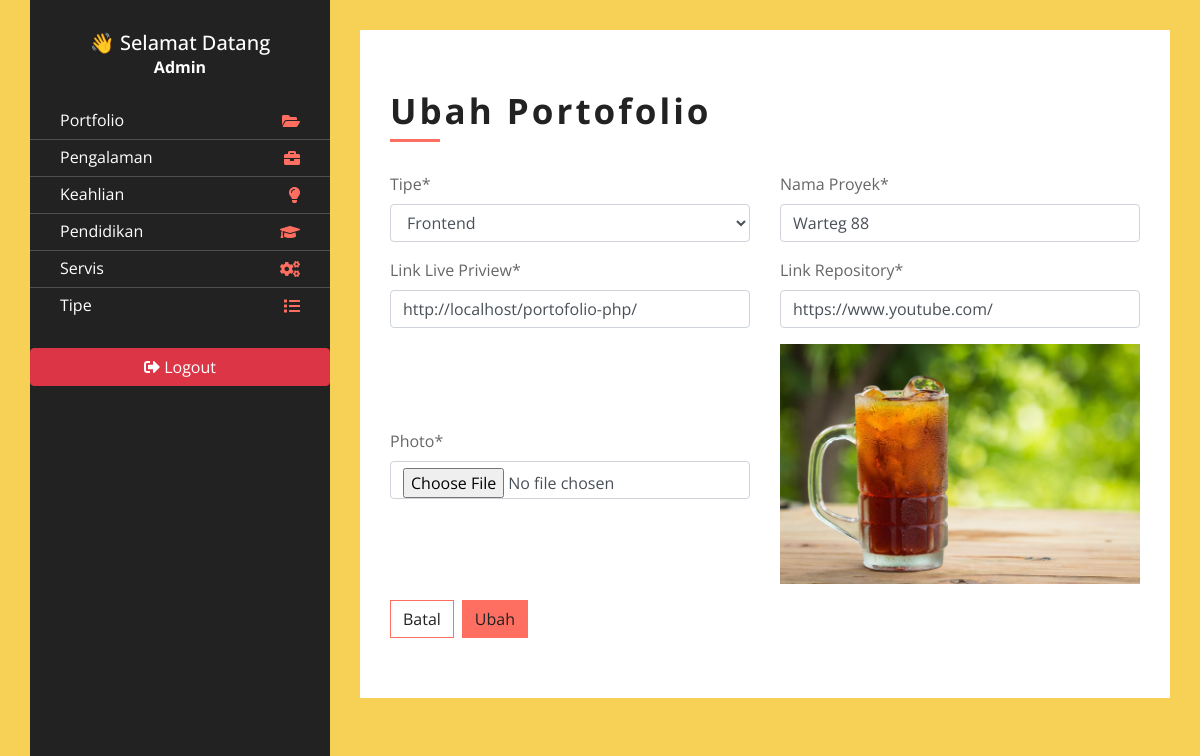
The app's page /admin/index.php?page=add-edit_porto&id=5 (signed in) with its own data.
### tables this page shows
CREATE TABLE `projects` (
  `id` int(11) NOT NULL,
  `id_type` int(11) NOT NULL,
  `project_name` varchar(50) NOT NULL,
  `link_preview` varchar(100) NOT NULL,
  `link_repository` varchar(100) NOT NULL,
  `photo` varchar(150) NOT NULL
);

CREATE TABLE `types` (
  `id` int(11) NOT NULL,
  `type_name` varchar(50) NOT NULL
);

### admin/content/add-edit_porto.php (the view, shortened to what this page needs)
<?php
  if (isset($_GET['id'])) {
    $id = $_GET['id'];
    $query = mysqli_query($conn, "SELECT * FROM projects WHERE id = $id");
    $row = mysqli_fetch_assoc($query);
  }
  $queryD = mysqli_query($conn, "SELECT * FROM types
  ORDER BY type_name ASC
    ");
  $rowsD = mysqli_fetch_all($queryD, MYSQLI_ASSOC);
?>
<div class="about">
  <div class="content-inner">
    <div class="content-header d-flex justify-content-between">
        <h2><?= isset($_GET['id'])? 'Ubah':'Tambah' ?> Portofolio</h2>
    </div>
    <form action="" method="POST" enctype="multipart/form-data">
      <div class="row align-items-center">
          <div class="form-group col-md-6">
            <label for="type_name">Tipe*</label>
            <select class="form-control" name="id_type">
                <?php foreach ($rowsD as $rowD) : ?>
                    <option value="<?= $rowD['id'] ?>" <?= isset($_GET['id']) && $row['id_type'] == $rowD['id'] ? 'selected' : '' ?>>
                    <?= $rowD['type_name'] ?>
                    </option>
                <?php endforeach; ?>
            </select>
          </div>
          <div class="form-group col-md-6">
            <label for="project_name">Nama Proyek*</label>
            <input type="text" class="form-control"
                name="project_name"
                value="<?php echo isset($_GET['id']) ? $row['project_name'] : '' ?>"
                >
          </div>
          <div class="form-group col-md-6">
            <label for="link_preview">Link Live Priview*</label>
            <input type="text" class="form-control"
                name="link_preview"
                value="<?php echo isset($_GET['id']) ? $row['link_preview'] : '' ?>"
                >
          </div>
          <div class="form-group col-md-6">
            <label for="link_repository">Link Repository*</label>
            <input type="text" class="form-control"
                name="link_repository"
                value="<?php echo isset($_GET['id']) ? $row['link_repository'] : '' ?>"
                >
          </div>
          <div class="form-group col-md-6">
            <label for="photo">Photo*</label>
            <input type="file" class="form-control" name="photo">
          </div>
          <div class="form-group col-md-6">
            <?php if (isset($_GET['id'])) : ?>
              <img src="assets/uploads/<?= $row['photo'] ?>" alt="photo" width="100">
            <?php endif; ?>
          </div>
      </div>
      <div class="d-flex">
          <a href="?page=porto" style="background-color:white; border: 1px solid #FF6F61" class="btn  mr-2">Batal</a>
          <?php if(isset($_GET['id'])) :?>
              <button type="submit" class="btn " name="edit">Ubah</button>
          <?php else :?>
              <button type="submit" class="btn " name="tambah">Tambah</button>
          <?php endif; ?>
        </div>
    </form>
  </div>
</div>

### css/style.css (style rules this page uses)
body { color: #666666; background: #f6d155; font-family: 'Open Sans', sans-serif; }
a { color: #222222; transition: all 0.3s; }
.content-header { position: relative; width: 100%; margin-bottom: 30px; padding-bottom: 10px; }
.content-header h2 { color: #222222; font-size: 35px; font-weight: 700; letter-spacing: 3px; margin: 0; }
.content-header::after { content: ''; position: absolute; display: block; width: 50px; height: 3px; bottom: 0; left: 0; background: #ff6f61; }
.about { position: relative; padding: 60px 30px; background: #ffffff; border-bottom: 30px solid #f6d155; }
.about img { width: 100%; height: auto; }
.about .btn { border-radius: 0; color: #222222; background: #ff6f61; transition: all 0.3s; }

### records on screen
projects: id_type "Frontend", project_name "Warteg 88", link_preview "http://localhost/portofolio-php/", link_repository "https://www.youtube.com/", photo (picture)

### other values on screen
$_SESSION['nama'] "Admin"
